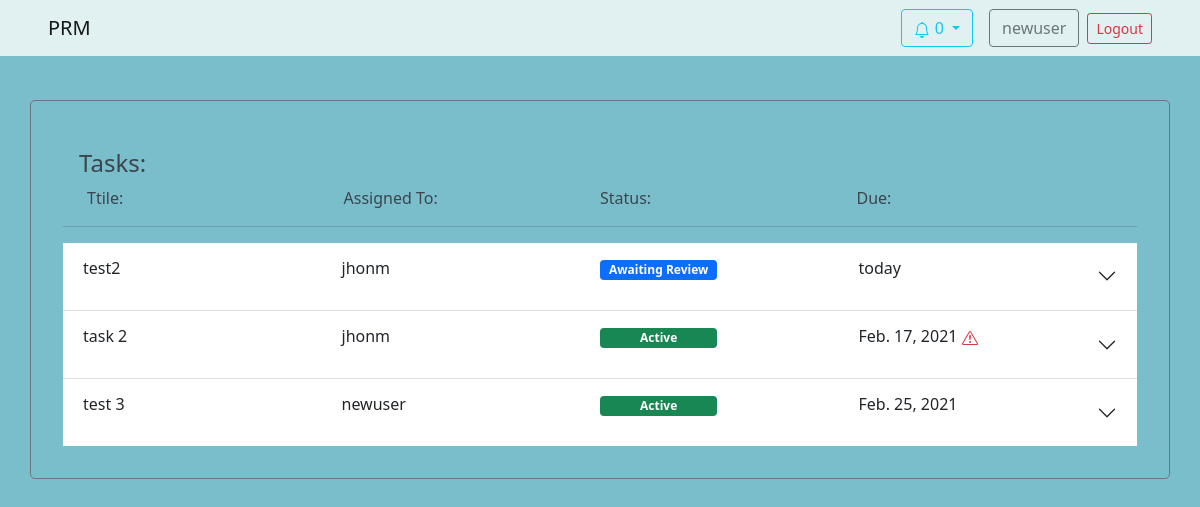
The page /dashboard/group1/ (signed in) on the database its author committed.
### index/models.py (models this page shows, shortened)
class Task(models.Model):
    title = models.CharField(max_length=50, blank=False)
    user = models.ForeignKey(User, on_delete=models.CASCADE, blank=True, null=True)
    group = models.ForeignKey(Group, on_delete=models.CASCADE, blank=False, default=1)
    status = models.ForeignKey(Status, on_delete=models.SET_DEFAULT, default=5, blank=False)
    description = models.CharField(max_length=200, blank=False)
    moreinfo = models.TextField(blank=True)
    due = models.DateField(default=datetime.datetime.now, blank=False)
    added = models.DateTimeField(default=datetime.datetime.now, blank=True)

class Status(models.Model):
    def __str__(self):
        return self.name
    name = models.CharField(max_length=25)

### dashboard/views.py (the view)
# urls.py: path('', include('index.urls')),
@login_required(login_url="index:login")
def index(request, group):
    obj = get_object_or_404(Group, name=group)
    noti = Notification.objects.filter(user=request.user)
    usergp = request.user.groups.all()
    grplist =[]
    for x in usergp:
        grplist.append(x)
    show = False
    if can_add(request.user):
        show = True
    if group not in str(grplist):
        messages.error(request, "You do not have permission to access :  \""
        + request.META['PATH_INFO'] + "\" Please Contact your team leader for more info!")
        return redirect('dashboard:index', grplist[0])
    else:
        grp = Group.objects.get(name=group)
        grp = grp.id
        task = Task.objects.filter(group=grp)
        ctx = {'tasks': task, 'grp':list(usergp), 'group': group, 'show': show, 'noti': noti}
        return render(request, 'dashboard/dashboard.html', ctx)

### dashboard/views.py (called while the page is built)
def can_add(user):
    if user.groups.filter(name='TL').exists():
        return True
    else:
        return False

### dashboard/templates/dashboard/dashboard.html (shortened to what this page needs)
{% extends "index/base.html" %}
{% load humanize %}
{% block content %}
<div class="container-xs container-md p-0 p-sm-3 border border-secondary border-1 rounded-3"
  style="margin-top: 100px; color: rgb(61, 68, 75);">
  <div class="container-xs container-md p-0 p-sm-3" style="color: rgb(61, 68, 75);">
    <h4 class="h4 p-3 pb-0 d-flex justify-content-between">Tasks:
    </h4>
    <div class="container-sm row">
      <div class="col-sm-3">Ttile: </div>
      <div class="col-sm-3">Assigned To: </div>
      <div class="col-sm-3">Status: </div>
      <div class="col-sm-3">Due: </div>
    </div>
    <hr>
    <div class="accordion accordion-flush" id="accordionFlushExample">
      {% for task in tasks %}
      <div class="accordion-item">
        {% if 'ago' in task.due|naturaltime %}
        <h2 class="accordion-header  rounded" id="">
          {% elif request.user == task.user %}
          <h2 class="accordion-header rounded" style="background-color: #4ead9c;" id="">
            {% else %}
            <h2 class="accordion-header rounded" id="">
              {% endif %}
              <div class="accordion-button collapsed " type="button" data-bs-toggle="collapse"
                data-bs-target="#flush-collapseOne" aria-expanded="false">
                <div class="row w-100">
                  <p class='col-sm-3'>{{ task.title }}</p>
                  <p class='col-sm-3 text-md-start'>{{ task.user }}</p>
                  <div class='col-sm-3'>
                    <span class="col-sm-6 justify-content-md-center badge">{{ task.status }}</span>
                  </div>
                  <p class='col-sm-3 text-md-start pr-5'>{{ task.due|naturalday }}
                  {% now "Y-m-d" as todays_date %}
                  {% if todays_date > task.due|date:"Y-m-d" %}
                    <span class="d-inline-block" tabindex="0" data-bs-toggle="tooltip" title="Overdue">
                    </span>
                  {% endif %}
                  </p>
                </div>
              </div>
            </h2>
      </div>
      {% endfor %}
    </div>
  </div>
  {% endblock %}

### index/templates/index/base.html (shortened to what this page needs)
{% load static %}
<!DOCTYPE html>
<html lang="en">
<head>
	<link rel="stylesheet" type="text/css" href={% static '/css/main.css' %}>
	<link rel="stylesheet" type="text/css" href={% static '/css/bootstrap.css' %}>
	<link href="https://cdn.jsdelivr.net/npm/bootstrap@5.0.0-beta2/dist/css/bootstrap.min.css" rel="stylesheet"
>
    <link rel="stylesheet" href="https://use.fontawesome.com/releases/v5.15.2/css/all.css">
</head>
<body>
	<nav class="navbar navbar-light bg-light navbar-expand-lg navbar-light bg-light fixed-top" style="background-color: #e1f0f1 !important; color:#f8f9fa;">
		{% if request.user.is_authenticated %}
		<div class="container-fluid justify-content-between px-sm-5">
			<a class="navbar-brand" href={% url 'index:index' %}>PRM</a>
		  <div class="collapse navbar-collapse justify-content-end" id="navbarNavDropdown">
			<ul class="navbar-nav">
				{% if noti is not Null%}
			<li class="nav-item dropdown">
				<a class="dropdown-toggle btn btn-outline-info mx-lg-3" href="#" role="button" id="dropdownMenuLink" data-bs-toggle="dropdown" aria-expanded="false">
					  {{ noti.count }}
				</a>
			  {% endif %}
			</li>
			  <li class="nav-item">
				<a href={% url 'index:login' %} class="btn btn-outline-secondary me-2" type="button">{{request.user}}</a>
			</li>
			<li class="nav-item align-self-center"><a href={% url 'index:logout' %} class="btn btn-sm btn-outline-danger" type="button">Logout</a>
			</li>
			</ul>
		  </div>
		  {% endif %}
		</div>
	  </nav>
    {% block content %}{% endblock %}
</body>
</html>

### static/css/main.css (style rules this page uses)
body { color: rgb(61, 68, 75); padding-bottom: 70px; background-color: #7abecc !important; }

### rows shown on the page
Task: title "test2", user "jhonm", status "Awaiting Review", due "today"
Task: title "task 2", user "jhonm", status "Active", due "Feb. 17, 2021"
Task: title "test 3", user "newuser", status "Active", due "Feb. 25, 2021"

### other values the page prints
{{ noti.count }} "0"
{{ request.user }} "newuser"
